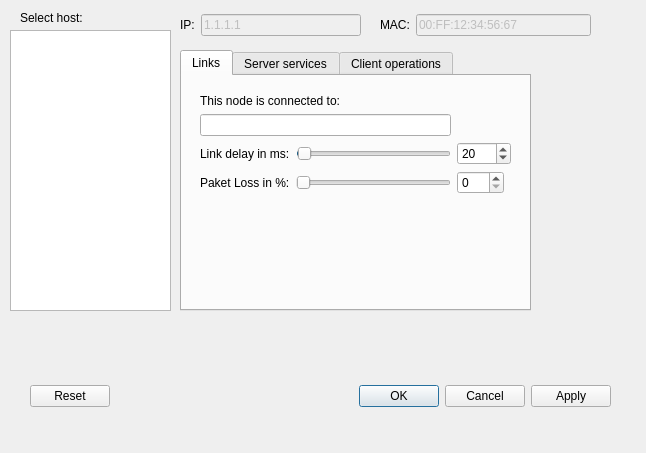
<?xml version="1.0" encoding="UTF-8"?>
<ui version="4.0">
 <class>Dialog</class>
 <widget class="QDialog" name="Dialog">
  <property name="geometry">
   <rect>
    <x>0</x>
    <y>0</y>
    <width>646</width>
    <height>453</height>
   </rect>
  </property>
  <property name="windowTitle">
   <string>Configure Host</string>
  </property>
  <widget class="QDialogButtonBox" name="buttonBox">
   <property name="geometry">
    <rect>
     <x>30</x>
     <y>380</y>
     <width>581</width>
     <height>32</height>
    </rect>
   </property>
   <property name="orientation">
    <enum>Qt::Horizontal</enum>
   </property>
   <property name="standardButtons">
    <set>QDialogButtonBox::Apply|QDialogButtonBox::Cancel|QDialogButtonBox::Ok|QDialogButtonBox::Reset</set>
   </property>
  </widget>
  <widget class="QListView" name="listView">
   <property name="geometry">
    <rect>
     <x>10</x>
     <y>30</y>
     <width>161</width>
     <height>281</height>
    </rect>
   </property>
  </widget>
  <widget class="QLabel" name="label">
   <property name="geometry">
    <rect>
     <x>20</x>
     <y>10</y>
     <width>111</width>
     <height>16</height>
    </rect>
   </property>
   <property name="text">
    <string>Select host:</string>
   </property>
  </widget>
  <widget class="QWidget" name="widget" native="true">
   <property name="geometry">
    <rect>
     <x>180</x>
     <y>10</y>
     <width>181</width>
     <height>30</height>
    </rect>
   </property>
   <layout class="QHBoxLayout" name="horizontalLayout">
    <item>
     <widget class="QLabel" name="label_2">
      <property name="text">
       <string>IP:</string>
      </property>
     </widget>
    </item>
    <item>
     <widget class="QLineEdit" name="lineEdit">
      <property name="enabled">
       <bool>false</bool>
      </property>
      <property name="text">
       <string>1.1.1.1</string>
      </property>
     </widget>
    </item>
   </layout>
  </widget>
  <widget class="QWidget" name="widget_2" native="true">
   <property name="geometry">
    <rect>
     <x>380</x>
     <y>10</y>
     <width>211</width>
     <height>30</height>
    </rect>
   </property>
   <layout class="QHBoxLayout" name="horizontalLayout_2">
    <item>
     <widget class="QLabel" name="label_3">
      <property name="text">
       <string>MAC:</string>
      </property>
     </widget>
    </item>
    <item>
     <widget class="QLineEdit" name="lineEdit_2">
      <property name="enabled">
       <bool>false</bool>
      </property>
      <property name="text">
       <string>00:FF:12:34:56:67</string>
      </property>
     </widget>
    </item>
   </layout>
  </widget>
  <widget class="QTabWidget" name="tabWidget">
   <property name="geometry">
    <rect>
     <x>180</x>
     <y>50</y>
     <width>351</width>
     <height>261</height>
    </rect>
   </property>
   <property name="currentIndex">
    <number>0</number>
   </property>
   <widget class="QWidget" name="tab">
    <attribute name="title">
     <string>Links</string>
    </attribute>
    <layout class="QGridLayout" name="gridLayout_6">
     <item row="0" column="2">
      <widget class="QWidget" name="widget_5" native="true">
       <layout class="QGridLayout" name="gridLayout_5">
        <item row="4" column="0">
         <widget class="QLabel" name="label_8">
          <property name="text">
           <string>Paket Loss in %:</string>
          </property>
         </widget>
        </item>
        <item row="4" column="1">
         <widget class="QSlider" name="horizontalSlider_2">
          <property name="maximum">
           <number>100</number>
          </property>
          <property name="singleStep">
           <number>1</number>
          </property>
          <property name="pageStep">
           <number>5</number>
          </property>
          <property name="orientation">
           <enum>Qt::Horizontal</enum>
          </property>
         </widget>
        </item>
        <item row="2" column="1">
         <widget class="QSlider" name="horizontalSlider">
          <property name="maximum">
           <number>2000</number>
          </property>
          <property name="value">
           <number>20</number>
          </property>
          <property name="orientation">
           <enum>Qt::Horizontal</enum>
          </property>
         </widget>
        </item>
        <item row="2" column="0">
         <widget class="QLabel" name="label_7">
          <property name="text">
           <string>Link delay in ms:</string>
          </property>
         </widget>
        </item>
        <item row="2" column="2">
         <widget class="QSpinBox" name="spinBox">
          <property name="sizePolicy">
           <sizepolicy hsizetype="Fixed" vsizetype="Fixed">
            <horstretch>0</horstretch>
            <verstretch>0</verstretch>
           </sizepolicy>
          </property>
          <property name="maximum">
           <number>2000</number>
          </property>
          <property name="value">
           <number>20</number>
          </property>
         </widget>
        </item>
        <item row="0" column="0" colspan="3">
         <widget class="QLabel" name="label_6">
          <property name="text">
           <string>This node is connected to:</string>
          </property>
         </widget>
        </item>
        <item row="1" column="0" colspan="2">
         <widget class="QLineEdit" name="lineEdit_3"/>
        </item>
        <item row="4" column="2">
         <widget class="QSpinBox" name="spinBox">
          <property name="sizePolicy">
           <sizepolicy hsizetype="Fixed" vsizetype="Fixed">
            <horstretch>0</horstretch>
            <verstretch>0</verstretch>
           </sizepolicy>
          </property>
          <property name="maximum">
           <number>100</number>
          </property>
         </widget>
        </item>
       </layout>
      </widget>
     </item>
     <item row="1" column="2">
      <spacer name="verticalSpacer_2">
       <property name="orientation">
        <enum>Qt::Vertical</enum>
       </property>
       <property name="sizeHint" stdset="0">
        <size>
         <width>20</width>
         <height>40</height>
        </size>
       </property>
      </spacer>
     </item>
    </layout>
   </widget>
   <widget class="QWidget" name="Server">
    <attribute name="title">
     <string>Server services</string>
    </attribute>
    <layout class="QGridLayout" name="gridLayout_4">
     <item row="0" column="0">
      <widget class="QWidget" name="widget_3" native="true">
       <layout class="QGridLayout" name="gridLayout">
        <item row="0" column="0">
         <widget class="QCheckBox" name="checkBox">
          <property name="text">
           <string>HTTP</string>
          </property>
         </widget>
        </item>
        <item row="1" column="0">
         <widget class="QCheckBox" name="checkBox_2">
          <property name="text">
           <string>FTP</string>
          </property>
         </widget>
        </item>
        <item row="2" column="0">
         <widget class="QCheckBox" name="checkBox_3">
          <property name="text">
           <string>DHCP</string>
          </property>
         </widget>
        </item>
        <item row="2" column="1">
         <widget class="QPushButton" name="pushButton">
          <property name="text">
           <string>Configure...</string>
          </property>
         </widget>
        </item>
        <item row="3" column="0">
         <widget class="QCheckBox" name="checkBox_4">
          <property name="text">
           <string>VoIP </string>
          </property>
         </widget>
        </item>
        <item row="4" column="0" colspan="2">
         <widget class="QPushButton" name="pushButton_4">
          <property name="enabled">
           <bool>false</bool>
          </property>
          <property name="text">
           <string>Start Wireshark now</string>
          </property>
         </widget>
        </item>
        <item row="5" column="0" colspan="2">
         <widget class="QLabel" name="label_4">
          <property name="text">
           <string>(set wireshark's display filter according to &quot;Server Services&quot;</string>
          </property>
          <property name="wordWrap">
           <bool>true</bool>
          </property>
         </widget>
        </item>
        <item row="6" column="0">
         <spacer name="verticalSpacer">
          <property name="orientation">
           <enum>Qt::Vertical</enum>
          </property>
          <property name="sizeHint" stdset="0">
           <size>
            <width>20</width>
            <height>40</height>
           </size>
          </property>
         </spacer>
        </item>
       </layout>
      </widget>
     </item>
    </layout>
   </widget>
   <widget class="QWidget" name="Client">
    <attribute name="title">
     <string>Client operations</string>
    </attribute>
    <layout class="QGridLayout" name="gridLayout_3">
     <item row="0" column="0">
      <widget class="QWidget" name="widget_4" native="true">
       <layout class="QGridLayout" name="gridLayout_2">
        <item row="1" column="0">
         <widget class="QCheckBox" name="checkBox_7">
          <property name="text">
           <string>FTP Client</string>
          </property>
         </widget>
        </item>
        <item row="2" column="0" colspan="2">
         <widget class="QCheckBox" name="checkBox_10">
          <property name="text">
           <string>DHCP Client</string>
          </property>
         </widget>
        </item>
        <item row="1" column="1">
         <widget class="QPushButton" name="pushButton_2">
          <property name="text">
           <string>Configure...</string>
          </property>
         </widget>
        </item>
        <item row="5" column="0" colspan="2">
         <widget class="QLabel" name="label_5">
          <property name="text">
           <string>(set wiresharks's filter according to &quot;Client operation&quot;)</string>
          </property>
          <property name="wordWrap">
           <bool>true</bool>
          </property>
         </widget>
        </item>
        <item row="4" column="0" colspan="2">
         <widget class="QPushButton" name="pushButton_3">
          <property name="enabled">
           <bool>false</bool>
          </property>
          <property name="text">
           <string>Start Wireshark now</string>
          </property>
         </widget>
        </item>
        <item row="3" column="1">
         <widget class="QCheckBox" name="checkBox_9">
          <property name="text">
           <string>VoIP Linphone</string>
          </property>
         </widget>
        </item>
        <item row="0" column="0" colspan="2">
         <widget class="QCheckBox" name="checkBox_5">
          <property name="text">
           <string>File Download</string>
          </property>
         </widget>
        </item>
        <item row="3" column="0">
         <widget class="QCheckBox" name="checkBox_8">
          <property name="text">
           <string>VoIP Ekiga</string>
          </property>
         </widget>
        </item>
        <item row="6" column="0">
         <spacer name="verticalSpacer_3">
          <property name="orientation">
           <enum>Qt::Vertical</enum>
          </property>
          <property name="sizeHint" stdset="0">
           <size>
            <width>20</width>
            <height>40</height>
           </size>
          </property>
         </spacer>
        </item>
       </layout>
      </widget>
     </item>
    </layout>
   </widget>
  </widget>
  <zorder>buttonBox</zorder>
  <zorder>listView</zorder>
  <zorder>label</zorder>
  <zorder>widget</zorder>
  <zorder>label_2</zorder>
  <zorder>widget_2</zorder>
  <zorder>tabWidget</zorder>
 </widget>
 <resources/>
 <connections>
  <connection>
   <sender>buttonBox</sender>
   <signal>accepted()</signal>
   <receiver>Dialog</receiver>
   <slot>accept()</slot>
   <hints>
    <hint type="sourcelabel">
     <x>248</x>
     <y>254</y>
    </hint>
    <hint type="destinationlabel">
     <x>157</x>
     <y>274</y>
    </hint>
   </hints>
  </connection>
  <connection>
   <sender>buttonBox</sender>
   <signal>rejected()</signal>
   <receiver>Dialog</receiver>
   <slot>reject()</slot>
   <hints>
    <hint type="sourcelabel">
     <x>316</x>
     <y>260</y>
    </hint>
    <hint type="destinationlabel">
     <x>286</x>
     <y>274</y>
    </hint>
   </hints>
  </connection>
 </connections>
</ui>
